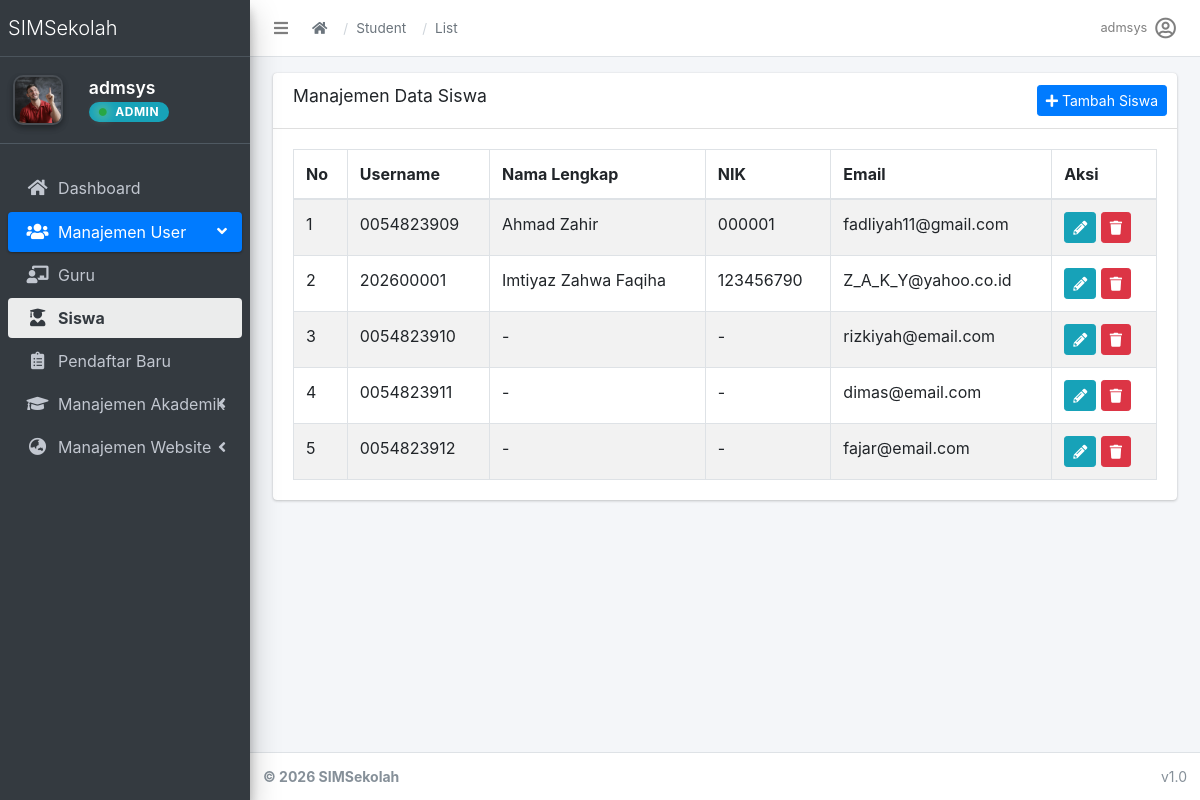
The app's page /accounts/students/ (signed in) with its own data.
### apps/accounts/models.py (models this page shows, shortened)
class User(AbstractUser):
    role = models.CharField(
        max_length=20,
        choices=(
            ('admin', 'Admin'),
            ('operator', 'Operator'),
            ('teacher', 'Teacher'),
            ('student', 'Student'),
        ),
        default='student'
    )

class UserProfile(models.Model):
    GENDER_CHOICES = (
        ('L', 'Laki-laki'),
        ('P', 'Perempuan'),
    )
    user = models.OneToOneField(User, on_delete=models.CASCADE)
    nama_lengkap = models.CharField(max_length=150, blank=True)
    nik = models.CharField(max_length=16, blank=True)
    jenis_kelamin = models.CharField(max_length=1, choices=GENDER_CHOICES, blank=True)
    tempat_lahir = models.CharField(max_length=100, blank=True)
    tanggal_lahir = models.DateField(null=True, blank=True)
    nama_ibu_kandung = models.CharField(max_length=150, blank=True)
    nama_sekolah = models.CharField(max_length=200, blank=True)
    npsn = models.CharField(max_length=20, blank=True)
    alamat_sekolah = models.TextField(blank=True)
    email_unit_kerja = models.EmailField(blank=True)
    alamat_rumah = models.TextField(blank=True)
    no_hp = models.CharField(max_length=20, blank=True)
    email_pribadi = models.EmailField(blank=True)
    pendidikan_terakhir = models.CharField(max_length=100, blank=True)
    jurusan = models.CharField(max_length=100, blank=True)
    gelar = models.CharField(max_length=50, blank=True)

### apps/accounts/views.py (the view)
# urls.py: path('students/', views.student_list, name='student_list'),
@admin_only
def student_list(request):
    students = User.objects.filter(role='student')
    return render(request, 'accounts/student_list.html', {'students': students})

### apps/accounts/templatetags/account_tags.py (called while the page is built)
@register.inclusion_tag('accounts/partials/user_info.html') # Sesuaikan template tag Suhu
def user_profile_info(user):
    profile = None
    if user.is_authenticated:
        if hasattr(user, 'userprofile'):
            profile = user.userprofile
        elif hasattr(user, 'student_profile'):
            profile = user.student_profile
    return {
        'user': user,
        'profile': profile,
    }

### apps/core/context_processors.py (called while the page is built)
def theme(request):
    return {
        "THEME": settings.THEME
    }

def breadcrumbs(request):
    breadcrumbs = []
    if request.resolver_match:
        url_name = request.resolver_match.url_name
        if url_name:
            parts = url_name.split("_")
            for part in parts:
                breadcrumbs.append({
                    "name": part.capitalize(),
                    "url": ""
                })
    return {
        "breadcrumbs": breadcrumbs
    }

### apps/accounts/templates/accounts/student_list.html (shortened to what this page needs)
{% extends 'admin/base.html' %}
{% load static %}
{% block content %}
<div class="container-fluid">
    <div class="row">
        <div class="col-12">
            <div class="card">
                <div class="card-header">
                    <h3 class="card-title">Manajemen Data Siswa</h3>
                    <div class="card-tools">
                        <a href="{% url 'accounts:student_create' %}" class="btn btn-primary btn-sm">
                            <i class="fas fa-plus"></i> Tambah Siswa
                        </a>
                    </div>
                </div>
                <div class="card-body">
                    <table id="example1" class="table table-bordered table-striped">
                        <thead>
                            <tr>
                                <th>No</th>
                                <th>Username</th>
                                <th>Nama Lengkap</th>
                                <th>NIK</th>
                                <th>Email</th>
                                <th>Aksi</th>
                            </tr>
                        </thead>
                        <tbody>
                            {% for student in students %}
                            <tr>
                                <td>{{ forloop.counter }}</td>
                                <td>{{ student.username }}</td>
                                <td>{{ student.userprofile.nama_lengkap|default:"-" }}</td>
                                <td>{{ student.userprofile.nik|default:"-" }}</td>
                                <td>{{ student.email }}</td>
                                <td>
                                    <a href="{% url 'accounts:student_edit' student.pk %}" class="btn btn-info btn-sm">
                                        <i class="fas fa-pencil-alt"></i>
                                    </a>
                                    <form action="{% url 'accounts:student_delete' student.pk %}" method="POST" style="display:inline;">
                                        <button type="submit" class="btn btn-danger btn-sm" onclick="return confirm('Yakin ingin menghapus?')">
                                            <i class="fas fa-trash"></i>
                                        </button>
                                    </form>
                                </td>
                            </tr>
                            {% empty %}
                            <tr>
                                <td colspan="6" class="text-center">Belum ada data murid.</td>
                            </tr>
                            {% endfor %}
                        </tbody>
                    </table>
                </div>
                </div>
        </div>
    </div>
</div>
{% endblock %}

### templates/admin/partials/navbar.html (shortened to what this page needs)
<nav class="main-header navbar navbar-expand navbar-white navbar-light">
  <ul class="navbar-nav">
    <li class="nav-item">
      <a class="nav-link" data-widget="pushmenu" href="#" role="button">
        <i class="fas fa-bars"></i>
      </a>
    </li>
  </ul>
  <nav aria-label="breadcrumb" class="d-none d-md-flex align-items-center ml-2">
    <ol class="breadcrumb">
      <li class="breadcrumb-item">
        <a href="{% url 'dashboard' %}"><i class="fas fa-home"></i></a>
      </li>
      {% for crumb in breadcrumbs %}
        {% if crumb.url %}
          <li class="breadcrumb-item">
            <a href="{{ crumb.url }}">{{ crumb.name }}</a>
          </li>
        {% else %}
          <li class="breadcrumb-item active" aria-current="page">
            {{ crumb.name }}
          </li>
        {% endif %}
      {% endfor %}
    </ol>
  </nav>
  <ul class="navbar-nav ml-auto">
  <li class="nav-item dropdown">
    <a class="nav-link d-flex align-items-center" data-toggle="dropdown" href="#">
      <span class="mr-2 d-none d-lg-inline text-gray-600 small">
        {% if request.user.role == 'student' %}
          {{ request.user.student_profile.nama_lengkap|default:request.user.username }}
        {% elif request.user.role == 'teacher' %}
          {{ request.user.teacher_profile.nama_lengkap|default:request.user.username }}
        {% else %}
          {{ request.user.username }}
        {% endif %}
      </span>
      {% if request.user.role == 'student' and request.user.student_profile.foto %}
        <img src="{{ request.user.student_profile.foto.url }}" class="img-circle elevation-2" style="width: 30px; height: 30px; object-fit: cover;">
      {% elif request.user.role == 'teacher' and request.user.teacher_profile.foto %}
        <img src="{{ request.user.teacher_profile.foto.url }}" class="img-circle elevation-2" style="width: 30px; height: 30px; object-fit: cover;">
      {% else %}
        <i class="far fa-user-circle fa-lg"></i>
      {% endif %}
    </a>
  </li>
</ul>
</nav>

### apps/accounts/templates/accounts/partials/user_info.html
{% load static %}
{% if user.is_authenticated %}
    <div class="user-panel mt-3 pb-3 mb-3 d-flex align-items-center">
        <div class="image">
           <img src="{% if user.role == 'student' and user.student_profile.foto %}{{ user.student_profile.foto.url }}{% elif user.role == 'teacher' and user.teacher_profile.foto %}{{ user.teacher_profile.foto.url }}{% else %}{% static 'img/gurulaki.jpg' %}{% endif %}"
     class="elevation-2"
     style="width: 50px; height: 50px; object-fit: cover; border-radius: 10px; border: 2px solid rgba(255,255,255,0.1); transition: transform .3s ease;"
     onmouseover="this.style.transform='scale(1.1)'"
     onmouseout="this.style.transform='scale(1)'">
        </div>
        <div class="info ml-3">
            <a href="{% if user.role == 'student' %}{% url 'students:profile' %}{% elif user.role == 'teacher' %}{% url 'teachers:profile' %}{% else %}{% url 'accounts:profile' %}{% endif %}"
   class="d-block"
   style="font-size: 1.1rem; font-weight: 600; line-height: 1.1; color: #fff;">
    {% if user.role == 'student' %}
        {{ user.student_profile.nama_lengkap|default:user.username }}
    {% elif user.role == 'teacher' %}
        {{ user.teacher_profile.nama_lengkap|default:user.username }}
    {% else %}
        {{ user.username }}
    {% endif %}
</a>
            <span class="badge badge-info mt-1 d-inline-flex align-items-center"
                  style="font-size: 12px; padding: 4px 10px; letter-spacing: 0.5px; border-radius: 50px;">
                <i class="fas fa-circle mr-2" style="font-size: 8px; color: #28a745; text-shadow: 0 0 8px #28a745, 0 0 12px #ffffff;"></i>
                {{ user.role|upper }}
            </span>
        </div>
    </div>
{% endif %}

### templates/admin/base.html (style rules this page uses)
.main-header .breadcrumb { background-color: transparent !important; margin-bottom: 0 !important; padding: 0 !important; display: flex !important; align-items: center !important; height: 100%; }
.main-header .breadcrumb-item { display: flex; align-items: center; font-size: 0.85rem; }
.main-header .breadcrumb-item + .breadcrumb-item::before { content: "/" !important; padding-left: 0.5rem; padding-right: 0.5rem; color: #ced4da !important; }
.main-header .breadcrumb-item a { color: #6c757d; transition: color 0.2s; }

### records on screen
User: user.username "admsys", username "admsys", role "ADMIN"
User: username "0054823909", userprofile.nama_lengkap "Ahmad Zahir", userprofile.nik "000001", email "fadliyah11@gmail.com"
User: username "202600001", userprofile.nama_lengkap "Imtiyaz Zahwa Faqiha", userprofile.nik "123456790", email "Z_A_K_Y@yahoo.co.id"
User: username "0054823910", userprofile.nama_lengkap "-", userprofile.nik "-", email "rizkiyah@email.com"
User: username "0054823911", userprofile.nama_lengkap "-", userprofile.nik "-", email "dimas@email.com"
User: username "0054823912", userprofile.nama_lengkap "-", userprofile.nik "-", email "fajar@email.com"

### other values on screen
{{ crumb.name }} "Student" "List"
